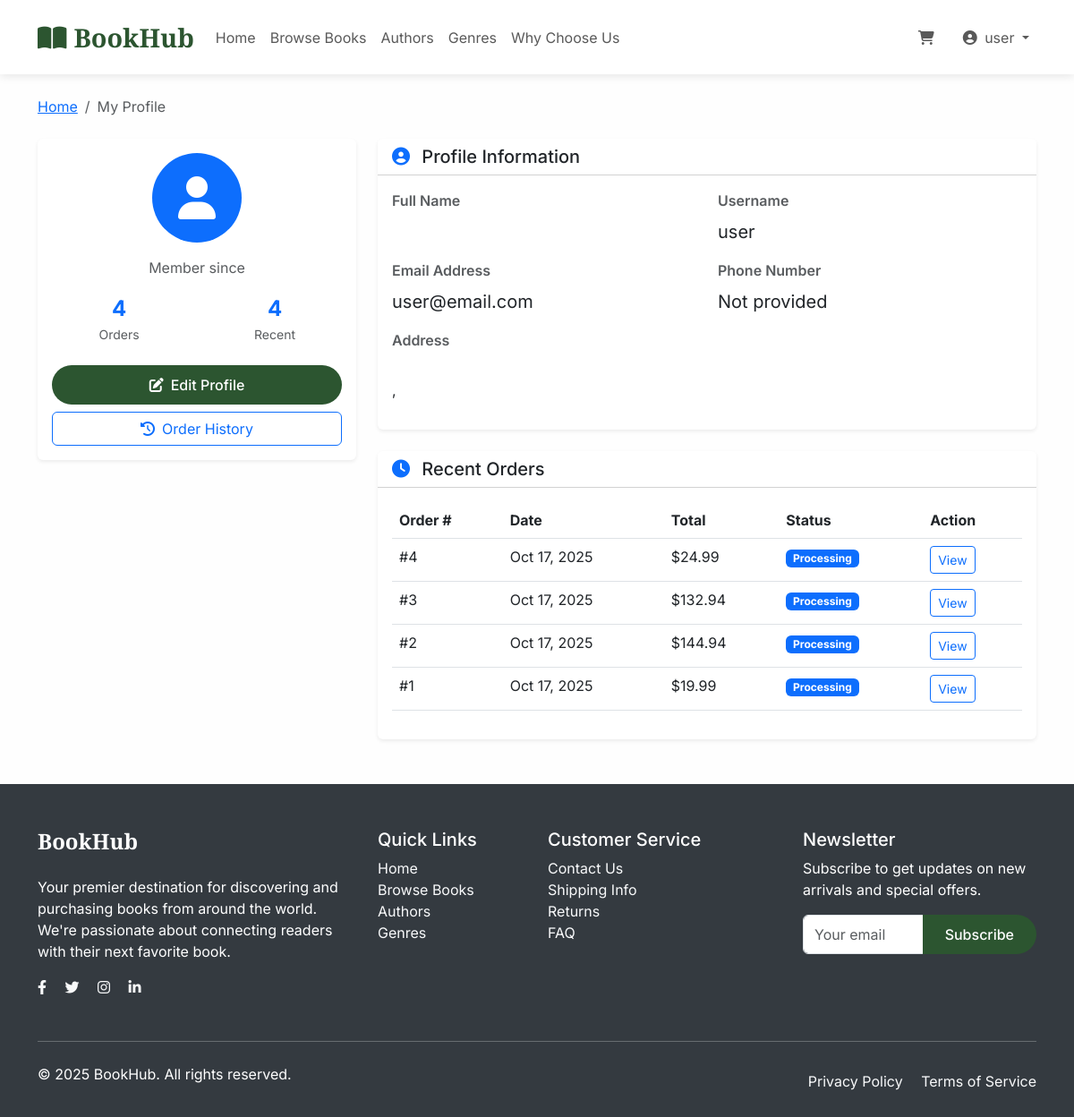
The page /profile/ (signed in) on the database as committed earlier.
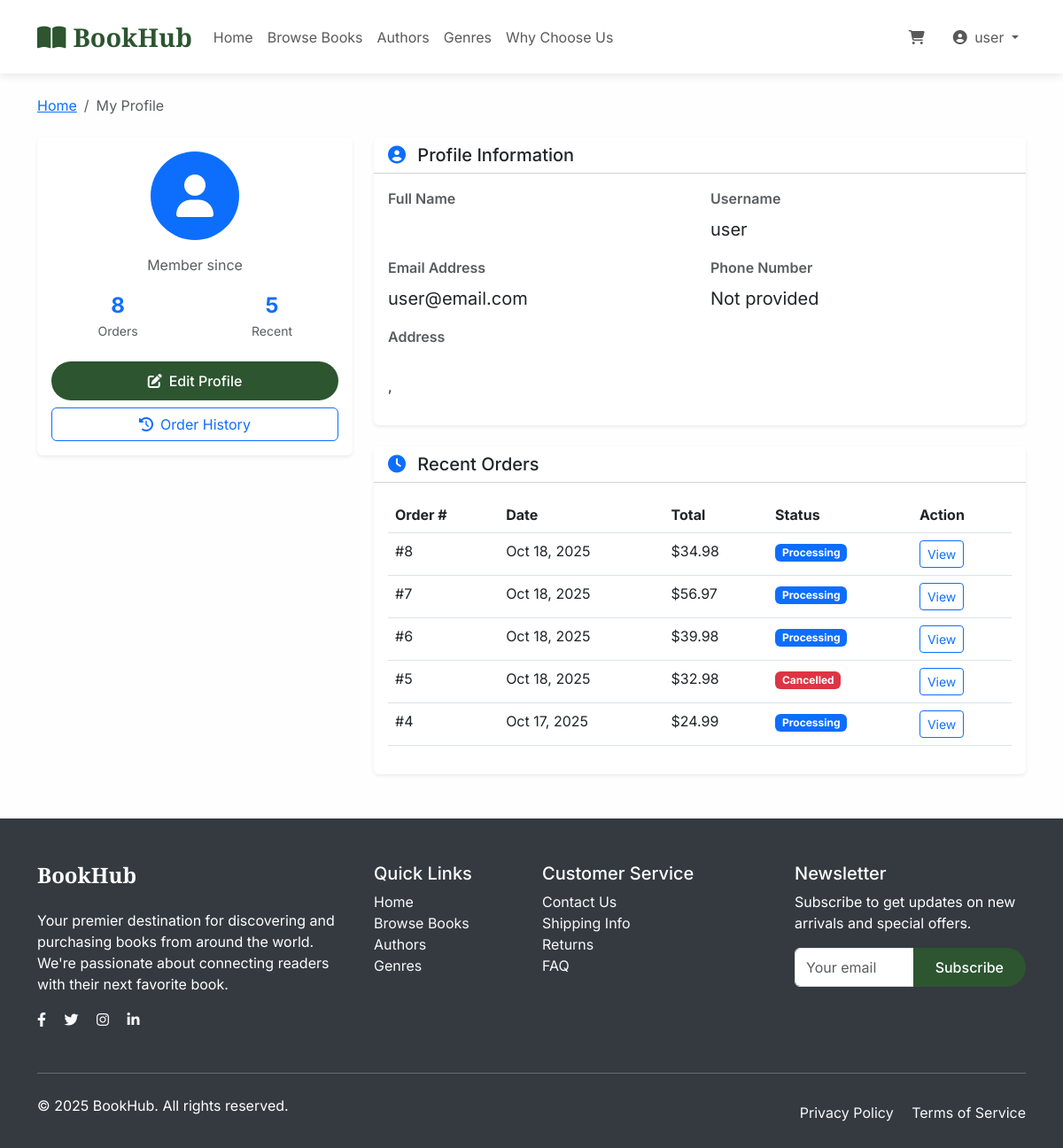
The same page on the database as committed later.
### books/models.py (models this page shows, shortened)
class Order(models.Model):
    ORDER_STATUS = [
        ('pending', 'Pending'),
        ('processing', 'Processing'),
        ('shipped', 'Shipped'),
        ('delivered', 'Delivered'),
        ('cancelled', 'Cancelled'),
    ]
    OrderID = models.AutoField(primary_key=True)
    CustomerID = models.ForeignKey(Customer, on_delete=models.CASCADE)
    OrderDate = models.DateTimeField(auto_now_add=True)
    TotalAmount = models.DecimalField(max_digits=10, decimal_places=2, default=0)
    OrderStatus = models.CharField(max_length=20, choices=ORDER_STATUS, default='pending')

### books/views.py (the view)
# urls.py: path('profile/', views.profile_view, name='profile_view'),
@login_required
def profile_view(request):
    customer = request.user.customer
    user_orders = Order.objects.filter(CustomerID=customer).order_by('-OrderDate')[:5]  # Recent orders
    context = {
        'customer': customer,
        'user_orders': user_orders,
        'total_orders': Order.objects.filter(CustomerID=customer).count(),
    }
    return render(request, 'books/profile_view.html', context)

### books/context_processors.py (called while the page is built)
def cart_count(request):
    if request.user.is_authenticated:
        try:
            pending_order = request.user.customer.order_set.filter(OrderStatus='pending').first()
            if pending_order:
                cart_count = pending_order.orderitems.count()
            else:
                cart_count = 0
        except:
            cart_count = 0
    else:
        cart_count = 0
    return {'cart_count': cart_count}

### books/models.py (called while the page is built)
    def get_full_name(self):
        return f"{self.FirstName} {self.LastName}"

### books/templates/books/profile_view.html (shortened to what the changed rows need)
{% extends 'base.html' %}
{% block content %}
<div class="container mt-4">
    <div class="row">
        <div class="col-lg-4 mb-4">
            <div class="card border-0 shadow-sm">
                <div class="card-body text-center">
                    <div class="profile-stats mb-4">
                        <div class="row text-center">
                            <div class="col-6">
                                <div class="fw-bold text-primary fs-4">{{ total_orders }}</div>
                                <div class="text-muted small">Orders</div>
                            </div>
                            <div class="col-6">
                                <div class="fw-bold text-primary fs-4">{{ user_orders|length }}</div>
                                <div class="text-muted small">Recent</div>
                            </div>
                        </div>
                    </div>
                </div>
            </div>
        </div>
        <div class="col-lg-8">
            <div class="card border-0 shadow-sm mt-4">
                <div class="card-body">
                    {% if user_orders %}
                    <div class="table-responsive">
                        <table class="table table-hover">
                            <thead>
                                <tr>
                                    <th>Order #</th>
                                    <th>Date</th>
                                    <th>Total</th>
                                    <th>Status</th>
                                    <th>Action</th>
                                </tr>
                            </thead>
                            <tbody>
                                {% for order in user_orders %}
                                <tr>
                                    <td>#{{ order.OrderID }}</td>
                                    <td>{{ order.OrderDate|date:"M d, Y" }}</td>
                                    <td>${{ order.TotalAmount }}</td>
                                    <td>
                                        <span class="badge
                                            {% if order.OrderStatus == 'delivered' %}bg-success
                                            {% elif order.OrderStatus == 'processing' %}bg-primary
                                            {% elif order.OrderStatus == 'shipped' %}bg-info
                                            {% elif order.OrderStatus == 'cancelled' %}bg-danger
                                            {% else %}bg-warning{% endif %}">
                                            {{ order.OrderStatus|title }}
                                        </span>
                                    </td>
                                    <td>
                                        <a href="{% url 'order_detail' order.OrderID %}" class="btn btn-outline-primary btn-sm">
                                            View
                                        </a>
                                    </td>
                                </tr>
                                {% endfor %}
                            </tbody>
                        </table>
                    </div>
                    {% else %}
                    <div class="text-center py-4">
                        <i class="fas fa-shopping-bag fa-2x text-muted mb-3"></i>
                        <p class="text-muted">No orders yet</p>
                        <a href="{% url 'book_list' %}" class="btn btn-primary-custom">Start Shopping</a>
                    </div>
                    {% endif %}
                </div>
            </div>
        </div>
    </div>
</div>
{% endblock %}

Rows that differ between the two databases and show on the page:
no longer on this page (row unchanged): Order: OrderID "3", OrderDate "Oct 17, 2025", TotalAmount "132.94", OrderStatus "Processing"
no longer on this page (row unchanged): Order: OrderID "2", OrderDate "Oct 17, 2025", TotalAmount "144.94", OrderStatus "Processing"
no longer on this page (row unchanged): Order: OrderID "1", OrderDate "Oct 17, 2025", TotalAmount "19.99", OrderStatus "Processing"
added Order: OrderID "8", OrderDate "Oct 18, 2025", TotalAmount "34.98", OrderStatus "Processing"
added Order: OrderID "7", OrderDate "Oct 18, 2025", TotalAmount "56.97", OrderStatus "Processing"
added Order: OrderID "6", OrderDate "Oct 18, 2025", TotalAmount "39.98", OrderStatus "Processing"
added Order: OrderID "5", OrderDate "Oct 18, 2025", TotalAmount "32.98", OrderStatus "Cancelled"
Other text that changed with them:
{{ total_orders }}: "4" → "8"
{{ user_orders|length }}: "4" → "5"
